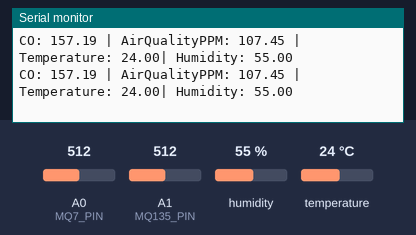
Simulated run of this sketch. Board: Arduino Uno, built with avr-gcc and run on an emulated ATmega328P. Parts: the last lines printed to the serial monitor. The inputs (shaded band) are chosen by the test bench; at power-on: humidity 55 %, A0 (MQ7_PIN) = 512, A1 (MQ135_PIN) = 512, temperature 24 °C.

Above: at 1.8 s.
1.9 s: humidity set to 22 %
At 3.3 s:
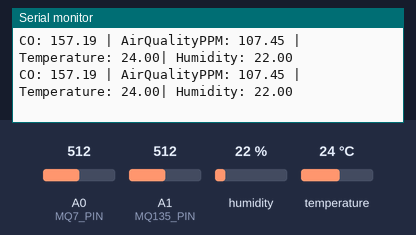
3.4 s: A0 (MQ7_PIN) set to 716
At 4.5 s:
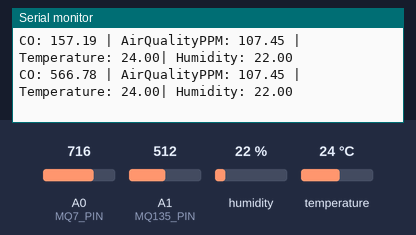
4.9 s: A1 (MQ135_PIN) set to 716
At 5.6 s:
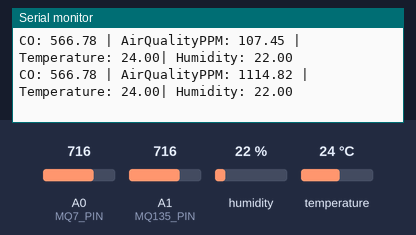
6.4 s: temperature set to 12 °C
At 7.6 s:
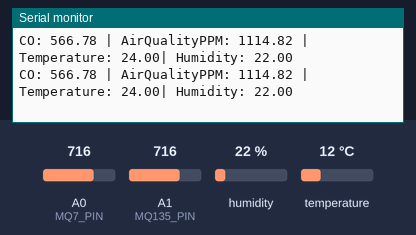
7.9 s: A0 (MQ7_PIN) set to 992
At 9.3 s:
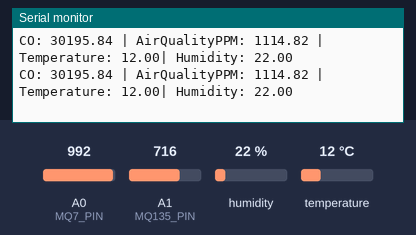
9.4 s: A1 (MQ135_PIN) set to 992
At 11.1 s:
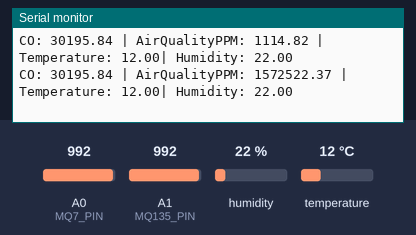
Timing chart, 0 to 11.9 s (numbered marks = the images above; inputs shaded):
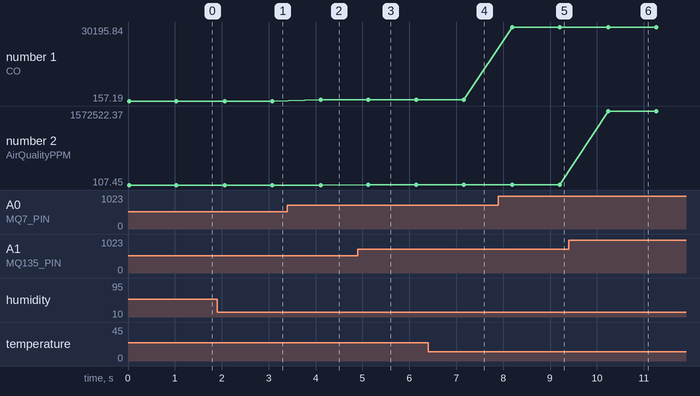

The sketch:

arduino.ino
```cpp
#include <DHT.h>

// Sensor Pin Definitions
#define MQ7_PIN A0        // Analog pin for MQ-7 (CO)
#define MQ135_PIN A1      // Analog pin for MQ-135 (Air Quality)
#define DHTPIN 4         // Digital pin for DHT11
#define DHTTYPE DHT11     // Type of DHT sensor

// DHT11 Sensor Initialization
DHT dht(DHTPIN, DHTTYPE);

// Calibration Constants (Update after calibration)
float R0_MQ7 = 13.53;     // Must be calibrated for MQ-7
float R0_MQ135 = 9.69;   // Must be calibrated for MQ-135

// Constants for Gas Curve (Datasheet)
float A_MQ7 = 99.042;    // A constant for MQ-7 CO
float B_MQ7 = -1.518;    // B constant for MQ-7 CO

float A_MQ135 = 116.602; // A constant for MQ-135
float B_MQ135 = -2.769;  // B constant for MQ-135

// Function to calculate resistance Rs from analog value
float getSensorResistance(int sensorPin) {
  int sensorValue = analogRead(sensorPin);
  float sensorVoltage = (sensorValue / 1023.0) * 5.0; // Convert to voltage
  float sensorResistance = ((5.0 * 10.0) / sensorVoltage) - 10.0; // Rs calculation with RL = 10K
  return sensorResistance;
}

// Function to calculate PPM using Rs/R0 ratio
float getPPM(float Rs, float R0, float A, float B) {
  float ratio = Rs / R0; // Rs/R0 ratio
  return A * pow(ratio, B); // Apply equation from datasheet
}

void setup() {
  Serial.begin(9600);
  dht.begin();
}

void loop() {
  // Read resistance values
  float Rs_MQ7 = getSensorResistance(MQ7_PIN);
  float Rs_MQ135 = getSensorResistance(MQ135_PIN);

  // Convert to PPM
  float ppm_CO = getPPM(Rs_MQ7, R0_MQ7, A_MQ7, B_MQ7);
  float ppm_AirQuality = getPPM(Rs_MQ135, R0_MQ135, A_MQ135, B_MQ135);

  // Read Temperature & Humidity
  float temperature = dht.readTemperature();
  float humidity = dht.readHumidity();

  // Print Data
  Serial.print("CO: ");
  Serial.print(ppm_CO);
  Serial.print(" | AirQualityPPM: ");
  Serial.print(ppm_AirQuality);
  Serial.print(" | Temperature: ");
  Serial.print(temperature);
  Serial.print("| Humidity: ");
  Serial.print(humidity);
  Serial.print("\n");
  delay(1000);
}
```

Measured:
- after the input at 1.9 s, the serial monitor: prints a new line after 0.17 s (image 1)
- after the input at 3.4 s, the serial monitor: prints a new line after 0.71 s (image 2)
- after the input at 4.9 s, the serial monitor: prints a new line after 0.22 s (image 3)
- after the input at 7.9 s, the serial monitor: prints a new line after 0.30 s (image 5)
- after the input at 9.4 s, the serial monitor: prints a new line after 0.85 s (image 6)
- plotted number 1: 157.19 → 566.78 after the input at 3.4 s, 566.78 → 30195.84 after the input at 7.9 s
- plotted number 2: 107.45 → 1114.82 after the input at 4.9 s, 1114.82 → 1572522.37 after the input at 9.4 s
